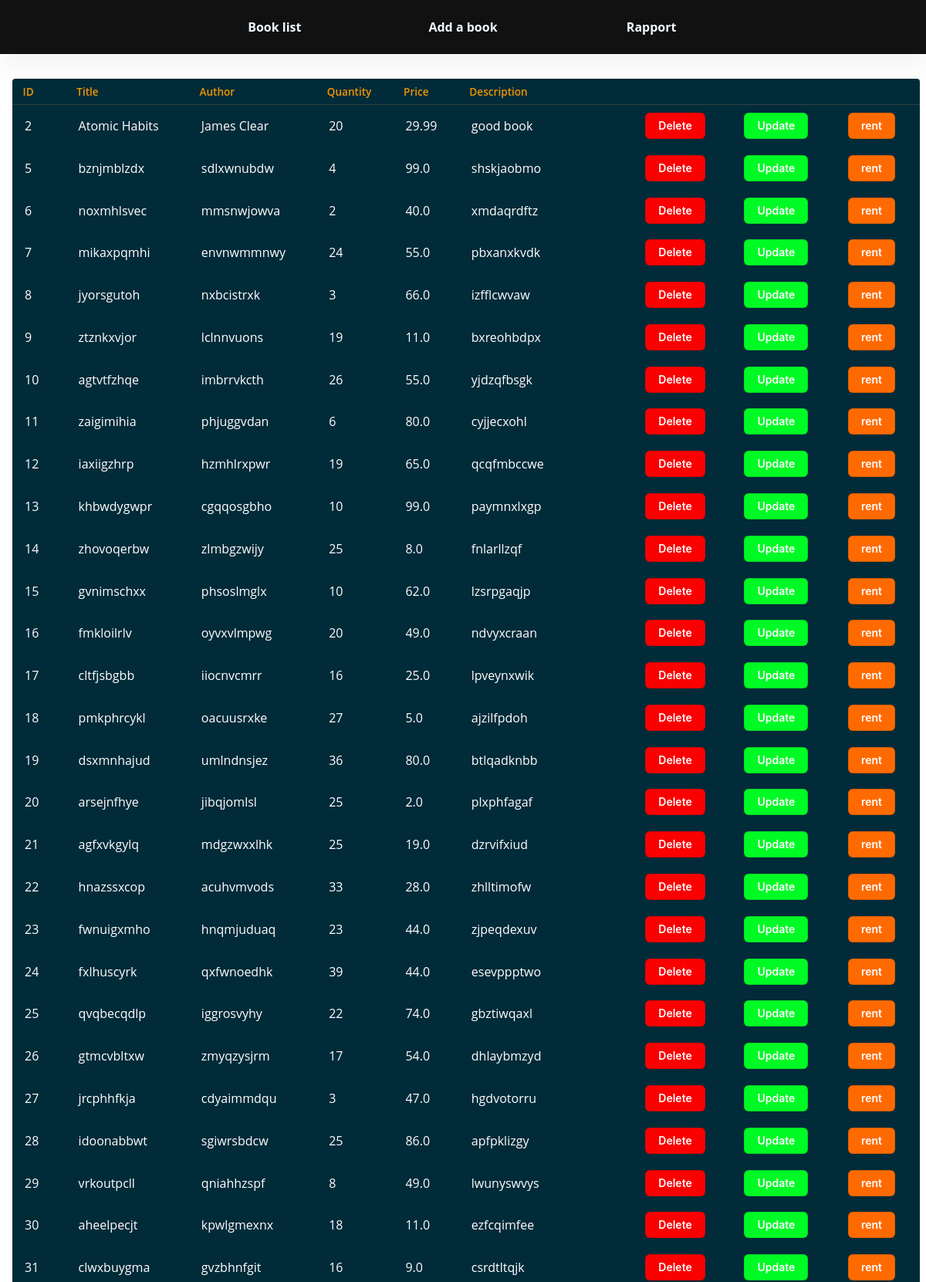
The page / (upper part) on the database its author committed.
### app.py (models this page shows, shortened)
class BookList(db.Model):
    __tablename__ = 'BookList'
    Id = db.Column(db.Integer, primary_key=True)
    title = db.Column(db.String(255), nullable=False)
    author = db.Column(db.String(255), nullable=False)
    quantity = db.Column(db.Integer)
    price = db.Column(db.Float)
    description=db.Column(db.String(1000))

### app.py (the view)
@app.route("/",methods=["POST","GET"])
def home():
    booklist=BookList.query
    return render_template('index.html',booklist=booklist)

### templates/index.html (shortened to what this page needs)
<!DOCTYPE html>
<html lang="en">
<head>
    <link rel="stylesheet" href="/static/style.css">
    <link rel="stylesheet" href="https://cdn.datatables.net/datetime/1.1.2/css/dataTables.dateTime.min.css">
    <link rel="stylesheet" href="https://cdn.datatables.net/1.12.1/css/jquery.dataTables.min.css">
</head>
<nav class="full">
  <a class="link_a" href="/" onClick="ul(0)">Book list</a>
  <a class="link_a" href="/addbook" onClick="ul(2)">Add a book</a>
  <a class="link_a" href="/rapport" onClick="ul(2)">Rapport</a>
</nav>
<body>
    <table id="" class="display" class="tables" style="width:98%">
        <thead>
          <tr>
            <th>ID</th>
            <th>Title</th>
            <th>Author</th>
            <th>Quantity</th>
            <th>Price</th>
            <th>Description</th>
            <th></th>
            <th></th>
            <th></th>
          </tr>
        </thead>
        <tbody>
        {% for book in booklist %}
          <tr>
            <td class="ID">{{ book.Id }}</td>
            <td class="Title">{{book.title}}</td>
            <td class="Author">{{book.author}}</td>
            <td class="Quantity">{{book.quantity}}</td>
            <td class="Price">{{book.price}}</td>
            <td class="Description">{{book.description}}</td>
            <td><button class="btn" id="delbut" onclick="window.location.href='/delete/{{book.Id}}'" id="btn btn-danger">Delete</button></td>
            <td><button class="btn" id="modbut" onclick="window.location.href='/modify/{{book.Id}}'">Update</button></td>
            <td><button class="btn" id="rentbut" onclick="window.location.href='/rent/{{book.Id}}'">rent</button></td>
          </tr>
        {% endfor %}
        </tbody>
    </table>
</body>

### static/style.css (style rules this page uses)
:root { --underline-height: .5em; }
body { font-family: system-ui, sans-serif; background: whitesmoke; min-height: 100vh; }
nav { text-align: center; position: relative; white-space: nowrap; background: white; padding: var(--underline-height) 0; margin-bottom: 2em ; box-shadow: 0 1em 2em rgba(0, 0, 0, 0.05); }
.link_a { display: inline-block; z-index: 10; width: 20%; padding: 1em 0; text-align: center; cursor: pointer; text-decoration: none; color: aliceblue; }
nav.full { font-weight: bold; background: #111; color: white; }
*, *:before, *:after { margin: 0em; padding: 0; box-sizing: border-box; }
body { background: #ffffff; font-family: 'Open Sans', sans-serif; }
table { background: #012B39; border-radius: 0.25em; border-collapse: collapse; margin: 1em; padding-left: 10px; }
th { border-bottom: 1px solid #364043; color: #F09400; font-size: 0.85em; font-weight: 600; padding: 0.5em 1em; text-align: left; }
td { color: #fff; font-weight: 400; padding: 0.65em 1em; }
tbody tr { transition: background 0.25s ease; }
.btn { appearance: none; background-color: #ff6a00; border: 1px solid rgba(27, 31, 35, .15); border-radius: 6px; box-shadow: rgba(27, 31, 35, .1) 0 1px 0; box-sizing: border-box; color: #fff; cursor: pointer; display: inline-block; font-family: -apple-system,system-ui,"Segoe UI",Helvetica,Arial,sans-serif,"Apple Color Emoji","Segoe UI Emoji"; font-size: 14px; font-weight: 600; line-height: 20px; padding: 6px 16px; position: relative; text-align: center; text-decoration: none; user-select: none; -webkit-user-select: none; touch-action: manipulation; vertical-align: middle; white-space: nowrap; }
#modbut { background-color: #00fa25; }
#delbut { background-color: #fa0000; }

### rows shown on the page
BookList: Id "2", title "Atomic Habits", author "James Clear", quantity "20", price "29.99", description "good book"
BookList: Id "5", title "bznjmblzdx", author "sdlxwnubdw", quantity "4", price "99.0", description "shskjaobmo"
BookList: Id "6", title "noxmhlsvec", author "mmsnwjowva", quantity "2", price "40.0", description "xmdaqrdftz"
BookList: Id "7", title "mikaxpqmhi", author "envnwmmnwy", quantity "24", price "55.0", description "pbxanxkvdk"
BookList: Id "8", title "jyorsgutoh", author "nxbcistrxk", quantity "3", price "66.0", description "izfflcwvaw"
BookList: Id "9", title "ztznkxvjor", author "lclnnvuons", quantity "19", price "11.0", description "bxreohbdpx"
BookList: Id "10", title "agtvtfzhqe", author "imbrrvkcth", quantity "26", price "55.0", description "yjdzqfbsgk"
BookList: Id "11", title "zaigimihia", author "phjuggvdan", quantity "6", price "80.0", description "cyjjecxohl"
BookList: Id "12", title "iaxiigzhrp", author "hzmhlrxpwr", quantity "19", price "65.0", description "qcqfmbccwe"
BookList: Id "13", title "khbwdygwpr", author "cgqqosgbho", quantity "10", price "99.0", description "paymnxlxgp"
BookList: Id "14", title "zhovoqerbw", author "zlmbgzwijy", quantity "25", price "8.0", description "fnlarllzqf"
BookList: Id "15", title "gvnimschxx", author "phsoslmglx", quantity "10", price "62.0", description "lzsrpgaqjp"
BookList: Id "16", title "fmkloilrlv", author "oyvxvlmpwg", quantity "20", price "49.0", description "ndvyxcraan"
BookList: Id "17", title "cltfjsbgbb", author "iiocnvcmrr", quantity "16", price "25.0", description "lpveynxwik"
BookList: Id "18", title "pmkphrcykl", author "oacuusrxke", quantity "27", price "5.0", description "ajzilfpdoh"
BookList: Id "19", title "dsxmnhajud", author "umlndnsjez", quantity "36", price "80.0", description "btlqadknbb"
BookList: Id "20", title "arsejnfhye", author "jibqjomlsl", quantity "25", price "2.0", description "plxphfagaf"
BookList: Id "21", title "agfxvkgylq", author "mdgzwxxlhk", quantity "25", price "19.0", description "dzrvifxiud"
BookList: Id "22", title "hnazssxcop", author "acuhvmvods", quantity "33", price "28.0", description "zhlltimofw"
BookList: Id "23", title "fwnuigxmho", author "hnqmjuduaq", quantity "23", price "44.0", description "zjpeqdexuv"
BookList: Id "24", title "fxlhuscyrk", author "qxfwnoedhk", quantity "39", price "44.0", description "esevppptwo"
BookList: Id "25", title "qvqbecqdlp", author "iggrosvyhy", quantity "22", price "74.0", description "gbztiwqaxl"
BookList: Id "26", title "gtmcvbltxw", author "zmyqzysjrm", quantity "17", price "54.0", description "dhlaybmzyd"
BookList: Id "27", title "jrcphhfkja", author "cdyaimmdqu", quantity "3", price "47.0", description "hgdvotorru"
BookList: Id "28", title "idoonabbwt", author "sgiwrsbdcw", quantity "25", price "86.0", description "apfpklizgy"
BookList: Id "29", title "vrkoutpcll", author "qniahhzspf", quantity "8", price "49.0", description "lwunyswvys"
BookList: Id "30", title "aheelpecjt", author "kpwlgmexnx", quantity "18", price "11.0", description "ezfcqimfee"
BookList: Id "31", title "clwxbuygma", author "gvzbhnfgit", quantity "16", price "9.0", description "csrdtltqjk"
